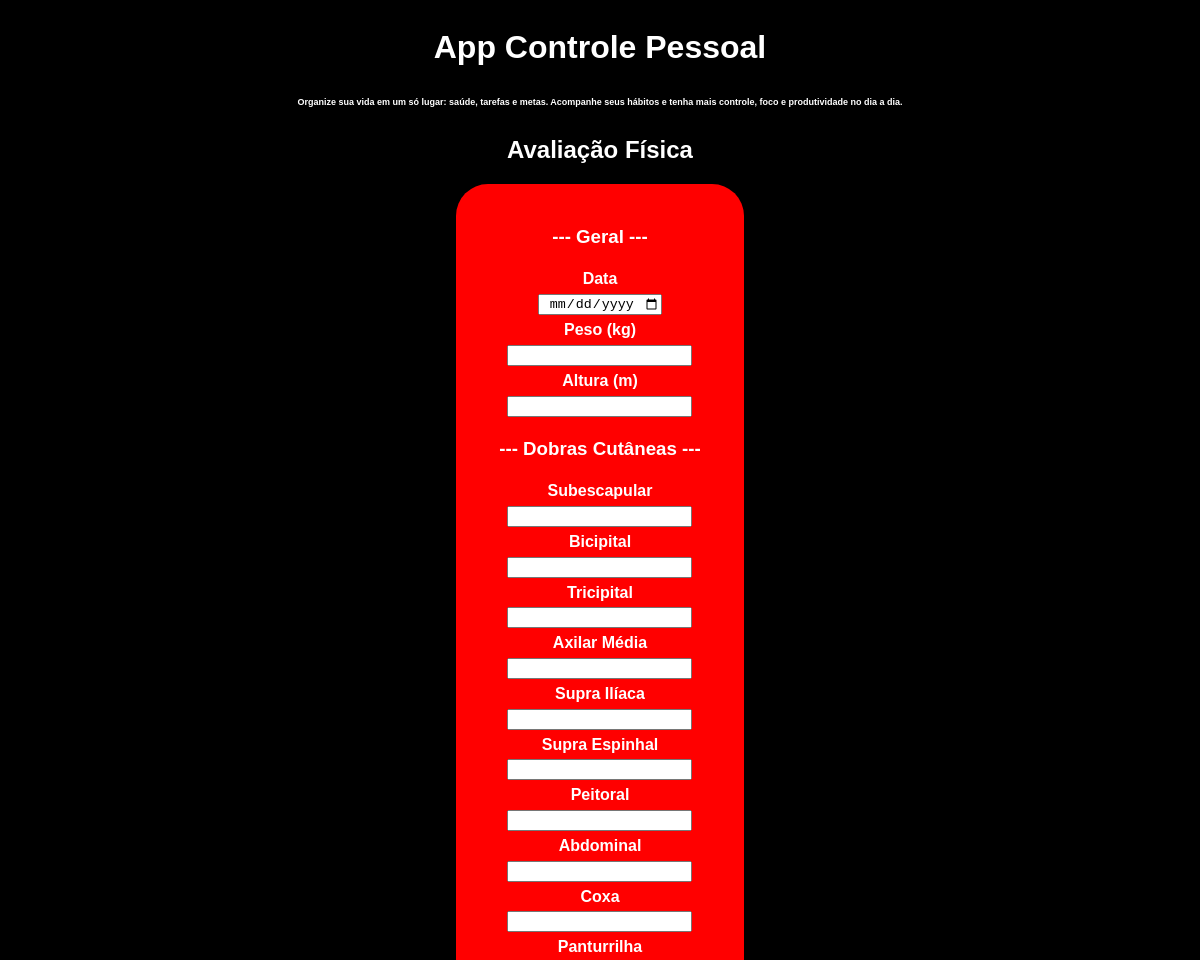
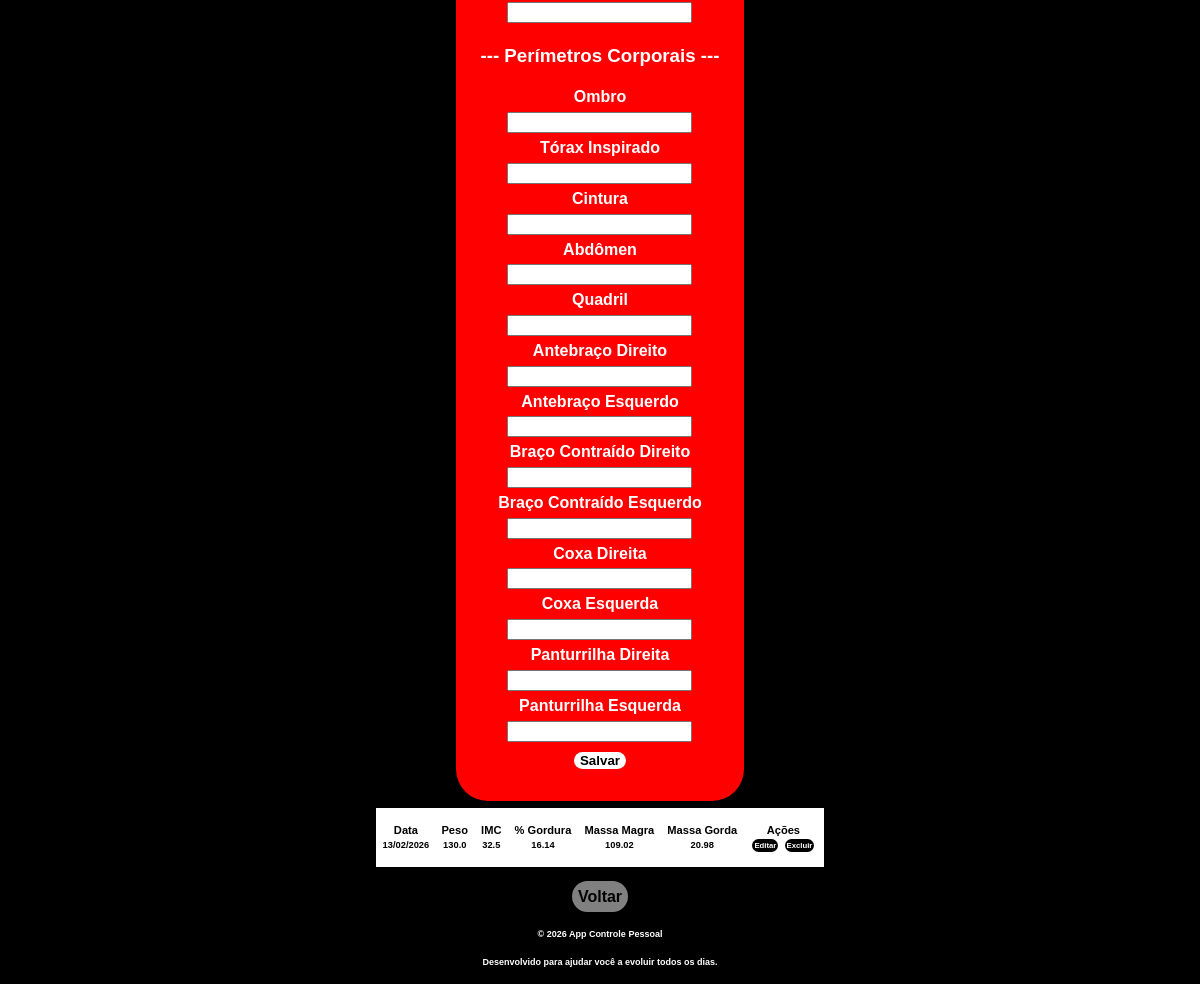
/avaliacao-fisica, run on the app's committed database (2 pictures, top to bottom).
### models.py (models this page shows)
class AvaliacaoFisica(db.Model):
    __tablename__ = "avaliacoes_fisicas"
    id = db.Column(db.Integer, primary_key=True)
    usuario_id = db.Column(db.Integer,db.ForeignKey("usuarios.id"),nullable=False)
    data = db.Column(db.Date, nullable=False)
    peso = db.Column(db.Float, nullable=False)
    altura = db.Column(db.Float, nullable=False)
    idade = db.Column(db.Integer, nullable= False)
    imc = db.Column(db.Float, nullable=True)
    percentual_gordura = db.Column(db.Float, nullable=True)
    massa_magra = db.Column(db.Float, nullable=True)
    massa_gorda = db.Column(db.Float, nullable=True)
    meta_percentual_gordura = db.Column(db.Float, nullable=True)
    meta_massa_magra = db.Column(db.Float, nullable=True)
    meta_massa_gorda = db.Column(db.Float, nullable=True)
    meta_peso = db.Column(db.Float, nullable=True)

### controllers/corpo.py (the view, shortened to what this page needs)
@bp_corpo.route("/avaliacao-fisica", methods=["GET", "POST"])
def avaliacao_fisica():
    avaliacoes = AvaliacaoFisica.query.order_by(
        AvaliacaoFisica.id.desc()
    ).all()
    return render_template(
        "site/forms/corpo/avaliacao-fisica.html",
        avaliacoes=avaliacoes
    )

### templates/site/forms/corpo/avaliacao-fisica.html
{% extends "index.html" %}
{% block content %}
<h2>Avaliação Física</h2>
<div class="form">
    <form method="POST">
        <h3>--- Geral ---</h3>
        <label>Data</label>
        <input type="date" name="data" required>
        <label>Peso (kg)</label>
        <input type="text" name="peso" required>
        <label>Altura (m)</label>
        <input type="text" name="altura" required>
        <h3>--- Dobras Cutâneas ---</h3>
        <label>Subescapular</label>
        <input type="text" name="subescapular">
        <label>Bicipital</label>
        <input type="text" name="bicipital">
        <label>Tricipital</label>
        <input type="text" name="tricipital">
        <label>Axilar Média</label>
        <input type="text" name="axilar_media">
        <label>Supra Ilíaca</label>
        <input type="text" name="supra_iliaca">
        <label>Supra Espinhal</label>
        <input type="text" name="supra_espinhal">
        <label>Peitoral</label>
        <input type="text" name="peitoral">
        <label>Abdominal</label>
        <input type="text" name="abdominal">
        <label>Coxa</label>
        <input type="text" name="coxa">
        <label>Panturrilha</label>
        <input type="text" name="panturrilha">
        <h3>--- Perímetros Corporais ---</h3>
        <label>Ombro</label>
        <input type="text" name="ombro">
        <label>Tórax Inspirado</label>
        <input type="text" name="torax_inspirado">
        <label>Cintura</label>
        <input type="text" name="cintura">
        <label>Abdômen</label>
        <input type="text" name="abdomen">
        <label>Quadril</label>
        <input type="text" name="quadril">
        <label>Antebraço Direito</label>
        <input type="text" name="antebraco_direito">
        <label>Antebraço Esquerdo</label>
        <input type="text" name="antebraco_esquerdo">
        <label>Braço Contraído Direito</label>
        <input type="text" name="braco_contraido_direito">
        <label>Braço Contraído Esquerdo</label>
        <input type="text" name="braco_contraido_esquerdo">
        <label>Coxa Direita</label>
        <input type="text" name="coxa_direita">
        <label>Coxa Esquerda</label>
        <input type="text" name="coxa_esquerda">
        <label>Panturrilha Direita</label>
        <input type="text" name="panturrilha_direita">
        <label>Panturrilha Esquerda</label>
        <input type="text" name="panturrilha_esquerda">
        <button type="submit">Salvar</button>
    </form>
</div>
<div class="lista">
    <table>
        <thead>
            <tr>
                <th>Data</th>
                <th>Peso</th>
                <th>IMC</th>
                <th>% Gordura</th>
                <th>Massa Magra</th>
                <th>Massa Gorda</th>
                <th>Ações</th>
            </tr>
        </thead>
        <tbody>
            {% for av in avaliacoes %}
            <tr>
                <td>{{ av.data.strftime("%d/%m/%Y") }}</td>
                <td>{{ av.peso }}</td>
                <td>{{ av.imc }}</td>
                <td>{{ av.percentual_gordura }}</td>
                <td>{{ av.massa_magra }}</td>
                <td>{{ av.massa_gorda }}</td>
                <td><a href="/editar-avaliacao/{{av.id}}">Editar</a><a href="/excluir-avaliacao/{{av.id}}">Excluir</a></td>
            </tr>
            {% endfor %}
        </tbody>
    </table>
</div>
<a class="acao" href="/">Voltar</a>
{% endblock %}

### static/style.css (style rules this page uses)
body { background-color: black; color: white; font-weight: bold; font-family: Arial, Helvetica, sans-serif; display: flex; flex-direction: column; justify-content: center; align-items: center; }
.form { background-color: red; display: flex; flex-direction: column; justify-content: center; align-items: center; padding: 1.5em; border-radius: 2em; }
.form form { display: flex; flex-direction: column; justify-content: center; align-items: center; }
.form form label, input, select { display: flex; justify-self: center; margin-block: 0.2em; text-align: center; }
.form button { width: fit-content; margin: 0.5rem; font-family: 'Lucida Sans', 'Lucida Sans Regular', 'Lucida Grande', 'Lucida Sans Unicode', Geneva, Verdana, sans-serif; font-weight: bold; background-color: white; cursor: pointer; border-radius: 1em; border: none; outline: none; }
.lista { background-color: white; color: black; margin: 0.5em; font-size: smaller; padding-block: 1em; }
.lista th, td { padding-inline: 0.5em; text-align: center; font-size: smaller; }
.lista td { font-size: 0.7em; }
.lista td a { margin-inline: 0.4em; background-color: black; color: white; text-decoration: none; border-radius: 1em; padding: 0.25em; font-size: smaller; }
.acao { font-weight: bold; background-color: gray; color: black; padding: 0.4em; cursor: pointer; border-radius: 1em; border: none; outline: none; text-decoration: none; margin: 0.5em; }

### data on the page
AvaliacaoFisica: data "13/02/2026", peso "130.0", imc "32.5", percentual_gordura "16.14", massa_magra "109.02", massa_gorda "20.98"
